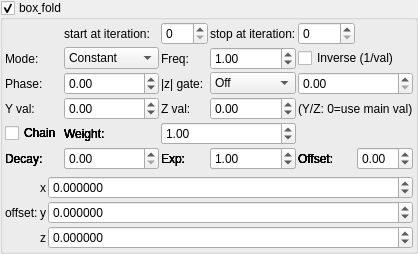
    <widget class="MyGroupBox" name="groupCheck_transf_function_enabledC_false">
     <property name="title">
      <string>box&amp; fold</string>
     </property>
     <property name="checkable">
      <bool>true</bool>
     </property>
     <layout class="QVBoxLayout" name="verticalLayout_3">
      <property name="leftMargin">
       <number>2</number>
      </property>
      <property name="topMargin">
       <number>2</number>
      </property>
      <property name="rightMargin">
       <number>2</number>
      </property>
      <property name="bottomMargin">
       <number>2</number>
      </property>
      <item>
       <layout class="QGridLayout" name="gridLayout_73">
        <property name="spacing">
         <number>2</number>
        </property>
        <item row="0" column="1">
         <widget class="QLabel" name="label_258">
          <property name="text">
           <string>start at iteration:</string>
          </property>
         </widget>
        </item>
        <item row="0" column="2">
         <widget class="MySpinBox" name="spinboxInt_transf_multiplier_start_iter_3">
          <property name="sizePolicy">
           <sizepolicy hsizetype="Minimum" vsizetype="Maximum">
            <horstretch>0</horstretch>
            <verstretch>0</verstretch>
           </sizepolicy>
          </property>
          <property name="maximum">
           <number>999</number>
          </property>
         </widget>
        </item>
        <item row="0" column="4">
         <widget class="MySpinBox" name="spinboxInt_transf_multiplier_stop_iter_3">
          <property name="sizePolicy">
           <sizepolicy hsizetype="Minimum" vsizetype="Maximum">
            <horstretch>0</horstretch>
            <verstretch>0</verstretch>
           </sizepolicy>
          </property>
          <property name="maximum">
           <number>999</number>
          </property>
         </widget>
        </item>
      <item row="1" column="0">
       <widget class="QLabel"><property name="text"><string>Mode:</string></property></widget>
      </item>
      <item row="1" column="1">
       <widget class="MyComboBox" name="comboBox_transf_multiplier_value_mode_3">
        <item><property name="text"><string notr="true">Constant</string></property></item>
        <item><property name="text"><string notr="true">Sine</string></property></item>
        <item><property name="text"><string notr="true">Ramp</string></property></item>
        <item><property name="text"><string notr="true">Exponential</string></property></item>
        <item><property name="text"><string notr="true">Triangle</string></property></item>
        <item><property name="text"><string notr="true">Square</string></property></item>
        <item><property name="text"><string notr="true">Smoothstep</string></property></item>
        <item><property name="text"><string notr="true">Noise</string></property></item>
        <item><property name="text"><string notr="true">Ping-pong</string></property></item>
        <item><property name="text"><string notr="true">Stepped</string></property></item>
       </widget>
      </item>
      <item row="1" column="2">
       <widget class="QLabel"><property name="text"><string>Freq:</string></property></widget>
      </item>
      <item row="1" column="3">
       <widget class="MyDoubleSpinBox" name="spinbox_transf_multiplier_frequency_3">
        <property name="minimum"><double>0.01</double></property><property name="maximum"><double>100.0</double></property>
        <property name="singleStep"><double>0.1</double></property><property name="value"><double>1.0</double></property>
       </widget>
      </item>
      <item row="1" column="4" colspan="2">
       <widget class="MyCheckBox" name="checkBox_transf_multiplier_inverse_3">
        <property name="text"><string>Inverse (1/val)</string></property>
       </widget>
      </item>
      <item row="2" column="0">
       <widget class="QLabel"><property name="text"><string>Phase:</string></property></widget>
      </item>
      <item row="2" column="1">
       <widget class="MyDoubleSpinBox" name="spinbox_transf_multiplier_phase_3">
        <property name="minimum"><double>-10.0</double></property><property name="maximum"><double>10.0</double></property>
        <property name="singleStep"><double>0.1</double></property><property name="value"><double>0.0</double></property>
       </widget>
      </item>
      <item row="2" column="2">
       <widget class="QLabel"><property name="text"><string>|z| gate:</string></property></widget>
      </item>
      <item row="2" column="3">
       <widget class="MyComboBox" name="comboBox_transf_multiplier_threshold_mode_3">
        <item><property name="text"><string notr="true">Off</string></property></item>
        <item><property name="text"><string notr="true">&gt; thresh</string></property></item>
        <item><property name="text"><string notr="true">&lt; thresh</string></property></item>
       </widget>
      </item>
      <item row="2" column="4" colspan="2">
       <widget class="MyDoubleSpinBox" name="spinbox_transf_multiplier_threshold_3">
        <property name="minimum"><double>0.0</double></property><property name="maximum"><double>1000.0</double></property>
        <property name="singleStep"><double>0.1</double></property><property name="value"><double>0.0</double></property>
       </widget>
      </item>
      <item row="3" column="0">
       <widget class="QLabel"><property name="text"><string>Y val:</string></property></widget>
      </item>
      <item row="3" column="1">
       <widget class="MyDoubleSpinBox" name="spinbox_transf_multiplier_scale_y_3">
        <property name="minimum"><double>-100.0</double></property><property name="maximum"><double>100.0</double></property>
        <property name="singleStep"><double>0.01</double></property><property name="value"><double>0.0</double></property>
       </widget>
      </item>
      <item row="3" column="2">
       <widget class="QLabel"><property name="text"><string>Z val:</string></property></widget>
      </item>
      <item row="3" column="3">
       <widget class="MyDoubleSpinBox" name="spinbox_transf_multiplier_scale_z_3">
        <property name="minimum"><double>-100.0</double></property><property name="maximum"><double>100.0</double></property>
        <property name="singleStep"><double>0.01</double></property><property name="value"><double>0.0</double></property>
       </widget>
      </item>
      <item row="3" column="4" colspan="2">
       <widget class="QLabel"><property name="text"><string notr="true">(Y/Z: 0=use main val)</string></property></widget>
      </item>
      <item row="4" column="0">
       <widget class="MyCheckBox" name="checkBox_transf_multiplier_chain_5">
        <property name="text"><string>Chain</string></property>
       </widget>
      </item>
      <item row="4" column="1">
       <widget class="QLabel"><property name="text"><string>Weight:</string></property></widget>
      </item>
      <item row="4" column="2" colspan="2">
       <widget class="MyDoubleSpinBox" name="spinbox_transf_multiplier_weight_5">
        <property name="minimum"><double>0.0</double></property><property name="maximum"><double>10.0</double></property>
        <property name="singleStep"><double>0.1</double></property><property name="value"><double>1.0</double></property>
       </widget>
      </item>
      <item row="5" column="0">
       <widget class="QLabel"><property name="text"><string>Decay:</string></property></widget>
      </item>
      <item row="5" column="1">
       <widget class="MyDoubleSpinBox" name="spinbox_transf_multiplier_decay_5">
        <property name="minimum"><double>0.0</double></property><property name="maximum"><double>5.0</double></property>
        <property name="singleStep"><double>0.1</double></property><property name="value"><double>0.0</double></property>
       </widget>
      </item>
      <item row="5" column="2">
       <widget class="QLabel"><property name="text"><string>Exp:</string></property></widget>
      </item>
      <item row="5" column="3">
       <widget class="MyDoubleSpinBox" name="spinbox_transf_multiplier_exponent_5">
        <property name="minimum"><double>0.1</double></property><property name="maximum"><double>10.0</double></property>
        <property name="singleStep"><double>0.1</double></property><property name="value"><double>1.0</double></property>
       </widget>
      </item>
      <item row="5" column="4">
       <widget class="QLabel"><property name="text"><string>Offset:</string></property></widget>
      </item>
      <item row="5" column="5">
       <widget class="MyDoubleSpinBox" name="spinbox_transf_multiplier_offset_5">
        <property name="minimum"><double>-5.0</double></property><property name="maximum"><double>5.0</double></property>
        <property name="singleStep"><double>0.05</double></property><property name="value"><double>0.0</double></property>
       </widget>
      </item>
      <item row="4" column="0">
       <widget class="MyCheckBox" name="checkBox_transf_multiplier_chain_4">
        <property name="text"><string>Chain</string></property>
       </widget>
      </item>
      <item row="4" column="1">
       <widget class="QLabel"><property name="text"><string>Weight:</string></property></widget>
      </item>
      <item row="4" column="2" colspan="2">
       <widget class="MyDoubleSpinBox" name="spinbox_transf_multiplier_weight_4">
        <property name="minimum"><double>0.0</double></property><property name="maximum"><double>10.0</double></property>
        <property name="singleStep"><double>0.1</double></property><property name="value"><double>1.0</double></property>
       </widget>
      </item>
      <item row="5" column="0">
       <widget class="QLabel"><property name="text"><string>Decay:</string></property></widget>
      </item>
      <item row="5" column="1">
       <widget class="MyDoubleSpinBox" name="spinbox_transf_multiplier_decay_4">
        <property name="minimum"><double>0.0</double></property><property name="maximum"><double>5.0</double></property>
        <property name="singleStep"><double>0.1</double></property><property name="value"><double>0.0</double></property>
       </widget>
      </item>
      <item row="5" column="2">
       <widget class="QLabel"><property name="text"><string>Exp:</string></property></widget>
      </item>
      <item row="5" column="3">
       <widget class="MyDoubleSpinBox" name="spinbox_transf_multiplier_exponent_4">
        <property name="minimum"><double>0.1</double></property><property name="maximum"><double>10.0</double></property>
        <property name="singleStep"><double>0.1</double></property><property name="value"><double>1.0</double></property>
       </widget>
      </item>
      <item row="5" column="4">
       <widget class="QLabel"><property name="text"><string>Offset:</string></property></widget>
      </item>
      <item row="5" column="5">
       <widget class="MyDoubleSpinBox" name="spinbox_transf_multiplier_offset_4">
        <property name="minimum"><double>-5.0</double></property><property name="maximum"><double>5.0</double></property>
        <property name="singleStep"><double>0.05</double></property><property name="value"><double>0.0</double></property>
       </widget>
      </item>
      <item row="4" column="0">
       <widget class="MyCheckBox" name="checkBox_transf_multiplier_chain_3">
        <property name="text"><string>Chain</string></property>
       </widget>
      </item>
      <item row="4" column="1">
       <widget class="QLabel"><property name="text"><string>Weight:</string></property></widget>
      </item>
      <item row="4" column="2" colspan="2">
       <widget class="MyDoubleSpinBox" name="spinbox_transf_multiplier_weight_3">
        <property name="minimum"><double>0.0</double></property><property name="maximum"><double>10.0</double></property>
        <property name="singleStep"><double>0.1</double></property><property name="value"><double>1.0</double></property>
       </widget>
      </item>
      <item row="5" column="0">
       <widget class="QLabel"><property name="text"><string>Decay:</string></property></widget>
      </item>
      <item row="5" column="1">
       <widget class="MyDoubleSpinBox" name="spinbox_transf_multiplier_decay_3">
        <property name="minimum"><double>0.0</double></property><property name="maximum"><double>5.0</double></property>
        <property name="singleStep"><double>0.1</double></property><property name="value"><double>0.0</double></property>
       </widget>
      </item>
      <item row="5" column="2">
       <widget class="QLabel"><property name="text"><string>Exp:</string></property></widget>
      </item>
      <item row="5" column="3">
       <widget class="MyDoubleSpinBox" name="spinbox_transf_multiplier_exponent_3">
        <property name="minimum"><double>0.1</double></property><property name="maximum"><double>10.0</double></property>
        <property name="singleStep"><double>0.1</double></property><property name="value"><double>1.0</double></property>
       </widget>
      </item>
      <item row="5" column="4">
       <widget class="QLabel"><property name="text"><string>Offset:</string></property></widget>
      </item>
      <item row="5" column="5">
       <widget class="MyDoubleSpinBox" name="spinbox_transf_multiplier_offset_3">
        <property name="minimum"><double>-5.0</double></property><property name="maximum"><double>5.0</double></property>
        <property name="singleStep"><double>0.05</double></property><property name="value"><double>0.0</double></property>
       </widget>
      </item>
      <item row="4" column="0">
       <widget class="MyCheckBox" name="checkBox_transf_multiplier_chain_2">
        <property name="text"><string>Chain</string></property>
       </widget>
      </item>
      <item row="4" column="1">
       <widget class="QLabel"><property name="text"><string>Weight:</string></property></widget>
      </item>
      <item row="4" column="2" colspan="2">
       <widget class="MyDoubleSpinBox" name="spinbox_transf_multiplier_weight_2">
        <property name="minimum"><double>0.0</double></property><property name="maximum"><double>10.0</double></property>
        <property name="singleStep"><double>0.1</double></property><property name="value"><double>1.0</double></property>
       </widget>
      </item>
      <item row="5" column="0">
       <widget class="QLabel"><property name="text"><string>Decay:</string></property></widget>
      </item>
      <item row="5" column="1">
       <widget class="MyDoubleSpinBox" name="spinbox_transf_multiplier_decay_2">
        <property name="minimum"><double>0.0</double></property><property name="maximum"><double>5.0</double></property>
        <property name="singleStep"><double>0.1</double></property><property name="value"><double>0.0</double></property>
       </widget>
      </item>
      <item row="5" column="2">
       <widget class="QLabel"><property name="text"><string>Exp:</string></property></widget>
      </item>
      <item row="5" column="3">
       <widget class="MyDoubleSpinBox" name="spinbox_transf_multiplier_exponent_2">
        <property name="minimum"><double>0.1</double></property><property name="maximum"><double>10.0</double></property>
        <property name="singleStep"><double>0.1</double></property><property name="value"><double>1.0</double></property>
       </widget>
      </item>
      <item row="5" column="4">
       <widget class="QLabel"><property name="text"><string>Offset:</string></property></widget>
      </item>
      <item row="5" column="5">
       <widget class="MyDoubleSpinBox" name="spinbox_transf_multiplier_offset_2">
        <property name="minimum"><double>-5.0</double></property><property name="maximum"><double>5.0</double></property>
        <property name="singleStep"><double>0.05</double></property><property name="value"><double>0.0</double></property>
       </widget>
      </item>
      <item row="4" column="0">
       <widget class="MyCheckBox" name="checkBox_transf_multiplier_chain_1">
        <property name="text"><string>Chain</string></property>
       </widget>
      </item>
      <item row="4" column="1">
       <widget class="QLabel"><property name="text"><string>Weight:</string></property></widget>
      </item>
      <item row="4" column="2" colspan="2">
       <widget class="MyDoubleSpinBox" name="spinbox_transf_multiplier_weight_1">
        <property name="minimum"><double>0.0</double></property><property name="maximum"><double>10.0</double></property>
        <property name="singleStep"><double>0.1</double></property><property name="value"><double>1.0</double></property>
       </widget>
      </item>
      <item row="5" column="0">
       <widget class="QLabel"><property name="text"><string>Decay:</string></property></widget>
      </item>
      <item row="5" column="1">
       <widget class="MyDoubleSpinBox" name="spinbox_transf_multiplier_decay_1">
        <property name="minimum"><double>0.0</double></property><property name="maximum"><double>5.0</double></property>
        <property name="singleStep"><double>0.1</double></property><property name="value"><double>0.0</double></property>
       </widget>
      </item>
      <item row="5" column="2">
       <widget class="QLabel"><property name="text"><string>Exp:</string></property></widget>
      </item>
      <item row="5" column="3">
       <widget class="MyDoubleSpinBox" name="spinbox_transf_multiplier_exponent_1">
        <property name="minimum"><double>0.1</double></property><property name="maximum"><double>10.0</double></property>
        <property name="singleStep"><double>0.1</double></property><property name="value"><double>1.0</double></property>
       </widget>
      </item>
      <item row="5" column="4">
       <widget class="QLabel"><property name="text"><string>Offset:</string></property></widget>
      </item>
      <item row="5" column="5">
       <widget class="MyDoubleSpinBox" name="spinbox_transf_multiplier_offset_1">
        <property name="minimum"><double>-5.0</double></property><property name="maximum"><double>5.0</double></property>
        <property name="singleStep"><double>0.05</double></property><property name="value"><double>0.0</double></property>
       </widget>
      </item>
        <item row="0" column="3">
         <widget class="QLabel" name="label_256">
          <property name="text">
           <string>stop at iteration:</string>
          </property>
         </widget>
        </item>
       </layout>
      </item>
      <item>
       <layout class="QGridLayout" name="gridLayout_9" columnstretch="0,0,1">
        <property name="spacing">
         <number>2</number>
        </property>
        <item row="0" column="2">
         <widget class="MyDoubleSpinBox" name="spinbox3_transf_addition_constant_x">
          <property name="enabled">
           <bool>true</bool>
          </property>
          <property name="sizePolicy">
           <sizepolicy hsizetype="Minimum" vsizetype="Maximum">
            <horstretch>0</horstretch>
            <verstretch>0</verstretch>
           </sizepolicy>
          </property>
          <property name="prefix">
           <string/>
          </property>
          <property name="decimals">
           <number>6</number>
          </property>
          <property name="minimum">
           <double>-99.989999999999995</double>
          </property>
          <property name="singleStep">
           <double>0.100000000000000</double>
          </property>
         </widget>
        </item>
        <item row="2" column="2">
         <widget class="MyDoubleSpinBox" name="spinbox3_transf_addition_constant_z">
          <property name="enabled">
           <bool>true</bool>
          </property>
          <property name="sizePolicy">
           <sizepolicy hsizetype="Minimum" vsizetype="Maximum">
            <horstretch>0</horstretch>
            <verstretch>0</verstretch>
           </sizepolicy>
          </property>
          <property name="decimals">
           <number>6</number>
          </property>
          <property name="minimum">
           <double>-99.989999999999995</double>
          </property>
          <property name="maximum">
           <double>99.989999999999995</double>
          </property>
          <property name="singleStep">
           <double>0.100000000000000</double>
          </property>
         </widget>
        </item>
        <item row="2" column="1">
         <widget class="QLabel" name="label_24">
          <property name="text">
           <string notr="true">z</string>
          </property>
         </widget>
        </item>
        <item row="0" column="1">
         <widget class="QLabel" name="label_22">
          <property name="text">
           <string notr="true">x</string>
          </property>
         </widget>
        </item>
        <item row="1" column="2">
         <widget class="MyDoubleSpinBox" name="spinbox3_transf_addition_constant_y">
          <property name="enabled">
           <bool>true</bool>
          </property>
          <property name="sizePolicy">
           <sizepolicy hsizetype="Minimum" vsizetype="Maximum">
            <horstretch>0</horstretch>
            <verstretch>0</verstretch>
           </sizepolicy>
          </property>
          <property name="decimals">
           <number>6</number>
          </property>
          <property name="minimum">
           <double>-99.989999999999995</double>
          </property>
          <property name="maximum">
           <double>99.989999999999995</double>
          </property>
          <property name="singleStep">
           <double>0.100000000000000</double>
          </property>
         </widget>
        </item>
        <item row="1" column="1">
         <widget class="QLabel" name="label_25">
          <property name="text">
           <string notr="true">y</string>
          </property>
         </widget>
        </item>
        <item row="0" column="0" rowspan="3">
         <widget class="QLabel" name="label_23">
          <property name="text">
           <string>offset:</string>
          </property>
          <property name="wordWrap">
           <bool>true</bool>
          </property>
         </widget>
        </item>
       </layout>
      </item>
     </layout>
    </widget>
